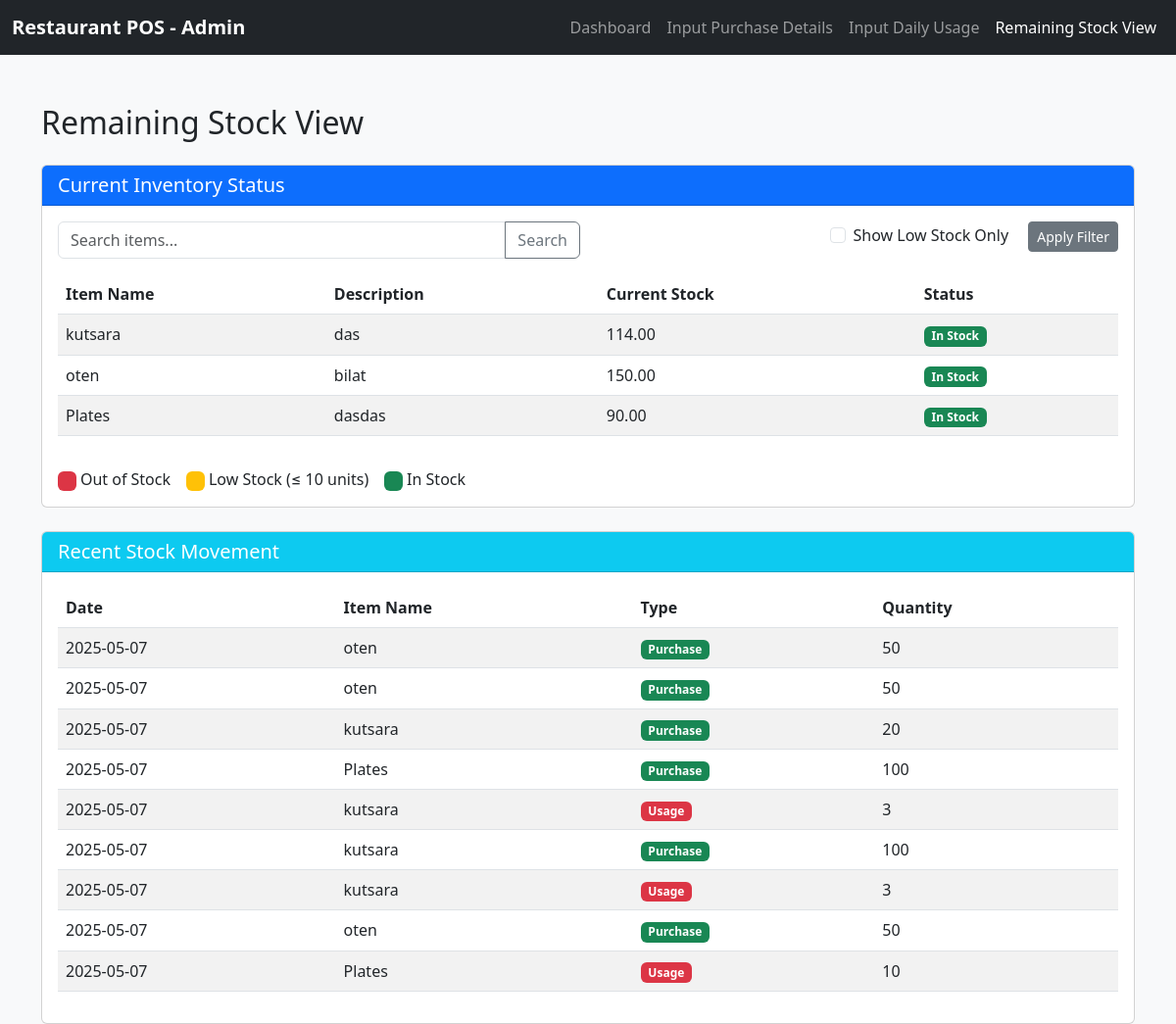
/admin/InventoryManagement/remaining-stock-view.php, run on the app's committed database.
### tables this page shows
CREATE TABLE `inventory_items` (
  `id` int(11) NOT NULL,
  `item_name` varchar(255) NOT NULL,
  `description` text DEFAULT NULL,
  `current_stock` decimal(10,2) DEFAULT 0.00,
  `created_at` datetime DEFAULT current_timestamp()
);

### admin/InventoryManagement/remaining-stock-view.php (the view, shortened to what this page needs)
<!DOCTYPE html>
<html lang="en">
<head>
  <link rel="stylesheet" href="https://cdn.jsdelivr.net/npm/bootstrap@5.3.0/dist/css/bootstrap.min.css">
</head>
<body>
  <nav class="navbar navbar-expand-lg navbar-dark bg-dark">
    <div class="container-fluid">
      <a class="navbar-brand" href="#">Restaurant POS - Admin</a>
      <div class="collapse navbar-collapse" id="adminNavbar">
        <ul class="navbar-nav ms-auto">
          <li class="nav-item">
            <a class="nav-link" href="../index.php">Dashboard</a>
          </li>
          <li class="nav-item">
            <a class="nav-link" href="input-purchase-details.php">Input Purchase Details</a>
          </li>
          <li class="nav-item">
            <a class="nav-link" href="input-daily-usage.php">Input Daily Usage</a>
          </li>
          <li class="nav-item">
            <a class="nav-link active" href="remaining-stock-view.php">Remaining Stock View</a>
          </li>
        </ul>
      </div>
    </div>
  </nav>
  <div class="container">
    <h2 class="mb-4">Remaining Stock View</h2>
    <?php
    include '../connection.php';
    $has_items = false;
    $stock_result = null;
    try {
        $items_check = mysqli_query($conn, "SHOW TABLES LIKE 'inventory_items'");
        $items_exist = mysqli_num_rows($items_check) > 0;
        if ($items_exist) {
            $count_check = mysqli_query($conn, "SELECT COUNT(*) as count FROM inventory_items");
            $item_count = mysqli_fetch_assoc($count_check)['count'];
            if ($item_count > 0) {
                $stock_sql = "SELECT
                            id,
                            item_name,
                            current_stock,
                            description
                        FROM
                            inventory_items
                        ORDER BY
                            item_name";
                $stock_result = mysqli_query($conn, $stock_sql);
                $has_items = mysqli_num_rows($stock_result) > 0;
            } else {
                $has_items = false;
            }
        } else {
            $has_items = false;
            echo '<div class="alert alert-warning" role="alert">Inventory items table not found. Please run <a href="setup_tables.php">Setup Inventory Tables</a> script first.</div>';
        }
    } catch (Exception $e) {
        $has_items = false;
        echo '<div class="alert alert-danger" role="alert">Error: ' . $e->getMessage() . '</div>';
    }
    $low_stock_threshold = 10;
    ?>
    <div class="card mb-4">
      <div class="card-header bg-primary text-white">
        <h5 class="mb-0">Current Inventory Status</h5>
      </div>
      <div class="card-body">
        <?php if ($has_items): ?>
          <div class="mb-3">
            <form method="get" action="<?php echo htmlspecialchars($_SERVER["PHP_SELF"]); ?>" class="row g-3">
              <div class="col-md-6">
                <div class="input-group">
                  <input type="text" class="form-control" name="search" placeholder="Search items..." value="<?php echo isset($_GET['search']) ? $_GET['search'] : ''; ?>">
                  <button class="btn btn-outline-secondary" type="submit">Search</button>
                </div>
              </div>
              <div class="col-md-6 text-md-end">
                <div class="form-check form-check-inline">
                  <input class="form-check-input" type="checkbox" id="show_low_stock" name="show_low_stock" value="1" <?php echo (isset($_GET['show_low_stock'])) ? 'checked' : ''; ?>>
                  <label class="form-check-label" for="show_low_stock">Show Low Stock Only</label>
                </div>
                <button type="submit" class="btn btn-sm btn-secondary">Apply Filter</button>
              </div>
            </form>
          </div>
          <div class="table-responsive">
            <table class="table table-striped table-hover">
              <thead>
                <tr>
                  <th>Item Name</th>
                  <th>Description</th>
                  <th>Current Stock</th>
                  <th>Status</th>
                </tr>
              </thead>
              <tbody>
                <?php
                mysqli_data_seek($stock_result, 0);
                while ($item = mysqli_fetch_assoc($stock_result)) {
                  $remaining = $item['current_stock'];
                  $is_low_stock = $remaining <= $low_stock_threshold && $remaining > 0;
                  $is_out_of_stock = $remaining <= 0;
                  $row_class = $is_out_of_stock ? 'table-danger' : ($is_low_stock ? 'table-warning' : '');
                  echo "<tr class='$row_class'>";
                  echo "<td>" . $item['item_name'] . "</td>";
                  echo "<td>" . $item['description'] . "</td>";
                  echo "<td>" . number_format($item['current_stock'], 2) . "</td>";
                  echo "<td>";
                  if ($is_out_of_stock) {
                    echo "<span class='badge bg-danger'>Out of Stock</span>";
                  } else if ($is_low_stock) {
                    echo "<span class='badge bg-warning text-dark'>Low Stock</span>";
                  } else {
                    echo "<span class='badge bg-success'>In Stock</span>";
                  }
                  echo "</td>";
                  echo "</tr>";
                }
                ?>
              </tbody>
            </table>
          </div>
          <div class="mt-3">
            <div class="d-flex">
              <div class="me-3">
                <span class="badge bg-danger">&nbsp;</span> Out of Stock
              </div>
              <div class="me-3">
                <span class="badge bg-warning">&nbsp;</span> Low Stock (≤ <?php echo $low_stock_threshold; ?> units)
              </div>
              <div>
                <span class="badge bg-success">&nbsp;</span> In Stock
              </div>
            </div>
          </div>
        <?php else: ?>
          <div class="alert alert-warning">
            No inventory items found. Please <a href="input-purchase-details.php">add inventory items</a> first or run <a href="../../create_tables.php">create_tables.php</a> to set up the database.
          </div>
        <?php endif; ?>
      </div>
    </div>
    <div class="card">
      <div class="card-header bg-info text-white">
        <h5 class="mb-0">Recent Stock Movement</h5>
      </div>
      <div class="card-body">
        <?php if ($has_items): ?>
          <div class="table-responsive">
            <table class="table table-striped table-hover">
              <thead>
                <tr>
                  <th>Date</th>
                  <th>Item Name</th>
                  <th>Type</th>
                  <th>Quantity</th>
                </tr>
              </thead>
              <tbody>
                <?php
                try {
                    $items_check = mysqli_query($conn, "SHOW TABLES LIKE 'inventory_items'");
                    $purchases_check = mysqli_query($conn, "SHOW TABLES LIKE 'inventory_purchases'");
                    $usage_check = mysqli_query($conn, "SHOW TABLES LIKE 'inventory_usage'");
                    $items_exist = mysqli_num_rows($items_check) > 0;
                    $purchases_exist = mysqli_num_rows($purchases_check) > 0;
                    $usage_exist = mysqli_num_rows($usage_check) > 0;
                    if ($items_exist) {
                        $count_check = mysqli_query($conn, "SELECT COUNT(*) as count FROM inventory_items");
                        $item_count = mysqli_fetch_assoc($count_check)['count'];
                        if ($item_count > 0) {
                            if ($purchases_exist && $usage_exist) {
                                $purchases_count = mysqli_query($conn, "SELECT COUNT(*) as count FROM inventory_purchases");
                                $usage_count = mysqli_query($conn, "SELECT COUNT(*) as count FROM inventory_usage");
                                $have_purchases = mysqli_fetch_assoc($purchases_count)['count'] > 0;
                                $have_usage = mysqli_fetch_assoc($usage_count)['count'] > 0;
                                if ($have_purchases || $have_usage) {
                                    $movement_sql = "(SELECT
                                                p.date_purchased as date,
                                                i.item_name,
                                                'Purchase' as type,
                                                p.quantity_purchased as quantity
                                              FROM
                                                inventory_purchases p
                                              JOIN
                                                inventory_items i ON p.item_id = i.id)
                                            UNION ALL
                                            (SELECT
                                                u.date_used as date,
                                                i.item_name,
                                                'Usage' as type,
                                                u.quantity_used as quantity
                                              FROM
                                                inventory_usage u
                                              JOIN
                                                inventory_items i ON u.item_id = i.id)
                                            ORDER BY
                                              date DESC
                                            LIMIT 20";
                                    $movement_result = mysqli_query($conn, $movement_sql);
                                    if ($movement_result && mysqli_num_rows($movement_result) > 0) {
                                        while ($row = mysqli_fetch_assoc($movement_result)) {
                                            echo "<tr>";
                                            echo "<td>" . $row['date'] . "</td>";
                                            echo "<td>" . $row['item_name'] . "</td>";
                                            if ($row['type'] == 'Purchase') {
                                                echo "<td><span class='badge bg-success'>Purchase</span></td>";
                                            } else {
                                                echo "<td><span class='badge bg-danger'>Usage</span></td>";
                                            }
                                            echo "<td>" . $row['quantity'] . "</td>";
                                            echo "</tr>";
                                        }
                                    } else {
                                        echo "<tr><td colspan='4' class='text-center'>No stock movement records found</td></tr>";
                                    }
                                } else {
                                    echo "<tr><td colspan='4' class='text-center'>No inventory movements recorded yet</td></tr>";
                                }
                            } else {
                                echo "<tr><td colspan='4' class='text-center'>Please run the <a href='setup_tables.php'>Setup Inventory Tables</a> script to create purchase and usage tables</td></tr>";
                            }
                        } else {
                            echo "<tr><td colspan='4' class='text-center'>No inventory items found. Please add items first.</td></tr>";
                        }
                    } else {
                        echo "<tr><td colspan='4' class='text-center'>Inventory items table not found. Please run <a href='setup_tables.php'>Setup Inventory Tables</a> script.</td></tr>";
                    }
                } catch (Exception $e) {
                    echo "<tr><td colspan='4' class='text-center'>Error: " . $e->getMessage() . "</td></tr>";
                }
                ?>
              </tbody>
            </table>
          </div>
        <?php else: ?>
          <div class="alert alert-warning">
            No inventory items found. Please <a href="input-purchase-details.php">add inventory items</a> first.
          </div>
        <?php endif; ?>
      </div>
    </div>
  </div>
</body>
</html>

### admin/InventoryManagement/remaining-stock-view.php (style rules this page uses)
body { background-color: #f8f9fa; }
.nav-link { font-weight: 500; }
.navbar-brand { font-weight: bold; }
.container { margin-top: 50px; }

### data on the page
inventory_items: item_name "kutsara", description "das", current_stock "114.00", shows "In Stock"
inventory_items: item_name "oten", description "bilat", current_stock "150.00", shows "In Stock"
inventory_items: item_name "Plates", description "dasdas", current_stock "90.00", shows "In Stock"

### other printed values
$low_stock_threshold "10"
$row['date'] "2025-05-07"
$row['item_name'] "oten"
$row['quantity'] "50"
$row['item_name'] "kutsara"
$row['quantity'] "20"
$row['item_name'] "Plates"
$row['quantity'] "100"
$row['quantity'] "3"
$row['quantity'] "10"
